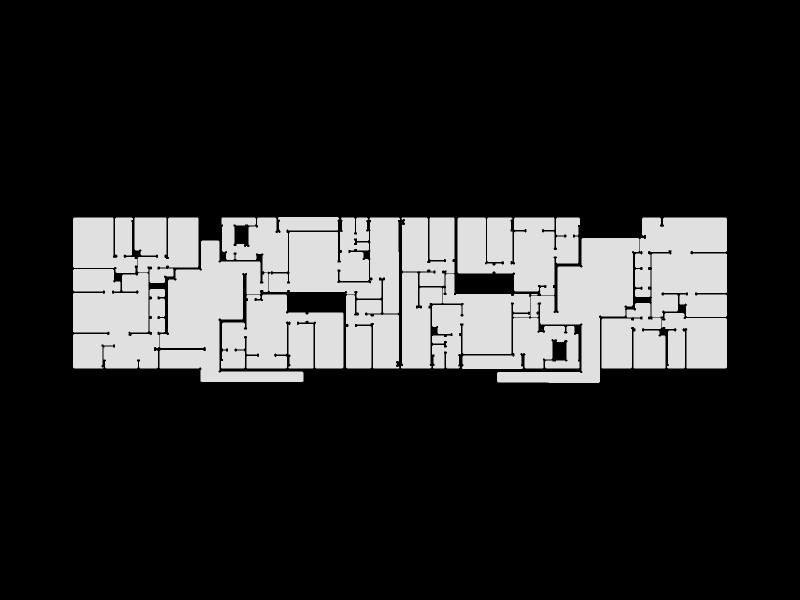

The notebook cell this image was saved under:
### Markdown cell above
Show the result

### Code cell
Topology.Show(new_shell,
              faceOpacity=0.9,
              showEdges=True,
              showVertices=True,
              camera=[0,0,6],
              backgroundColor="black",
              width=800,
              height=600,
              renderer=renderer)

### Figure 1 — Plotly figure (JSON) as saved in the notebook; plotly's stock layout.template omitted (floating-point values rounded to 4 significant figures; data arrays with more than 128 entries replaced by an {"elided": "..."} marker saying what was removed)
{"data": [{"customdata": {"elided": "756 str values"}, "hoverinfo": "text", "hovertemplate": {"elided": "756 str values"}, "hovertext": {"elided": "756 str values"}, "legendgroup": "1", "legendrank": 1, "marker": {"color": {"elided": "756 str values"}, "line": {"width": 0}, "opacity": 1, "size": {"elided": "756 float values"}, "sizemode": "diameter", "symbol": "circle"}, "mode": "markers", "name": "1: Untitled (Vertices)", "showlegend": false, "text": {"elided": "756 str values"}, "textfont": {"size": 5}, "type": "scatter3d", "x": {"elided": "756 float values"}, "y": {"elided": "756 float values"}, "z": {"elided": "756 int values"}}, {"hoverinfo": "text", "legendgroup": "2", "legendrank": 2, "line": {"color": "black", "dash": "solid", "width": 1}, "marker": {"size": 0}, "mode": "lines", "name": "1: Untitled (Edges)", "showlegend": false, "text": "", "type": "scatter3d", "x": {"elided": "2313 float values"}, "y": {"elided": "2313 float values"}, "z": {"elided": "2313 int values"}}, {"cmax": 1, "cmin": 0, "color": "#FAFAFA", "colorscale": [[0, "#440154"], [0.1111, "#482878"], [0.2222, "#3e4989"], [0.3333, "#31688e"], [0.4444, "#26828e"], [0.5556, "#1f9e89"], [0.6667, "#35b779"], [0.7778, "#6ece58"], [0.8889, "#b5de2b"], [1, "#fde725"]], "flatshading": true, "hoverinfo": "text", "hovertext": "", "i": {"elided": "757 int values"}, "j": {"elided": "757 int values"}, "k": {"elided": "757 int values"}, "legendgroup": "3", "legendrank": 3, "lighting": {"facenormalsepsilon": 0}, "name": "1: Untitled (Faces)", "opacity": 0.9, "showlegend": false, "showscale": false, "text": "", "type": "mesh3d", "x": {"elided": "756 float values"}, "y": {"elided": "756 float values"}, "z": {"elided": "756 int values"}}], "layout": {"autosize": true, "height": 600, "margin": {"b": 40, "l": 40, "r": 40, "t": 40}, "paper_bgcolor": "#000000", "plot_bgcolor": "#000000", "scene": {"aspectmode": "data", "camera": {"center": {"x": 0, "y": 0, "z": 0}, "eye": {"x": 0, "y": 0, "z": 6}, "projection": {"type": "perspective"}, "up": {"x": 0, "y": 1, "z": 0}}, "xaxis": {"visible": false}, "yaxis": {"visible": false}, "zaxis": {"visible": false}}, "showlegend": true, "width": 800, "xaxis": {"showgrid": false, "visible": false, "zeroline": false}, "yaxis": {"showgrid": false, "visible": false, "zeroline": false}}}
